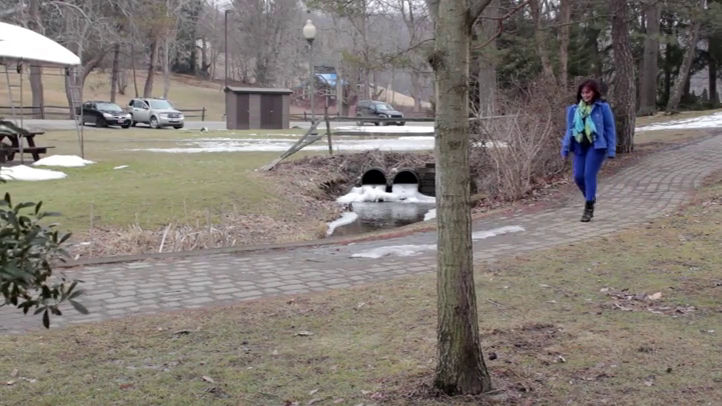
#> input picture frame 29 of Tracking object using particle fitler/walking.mp4, 722 x 406 px
$ jupyter execute tracking_objects.ipynb
#> lines starting #> are read from the running program, lines starting #| are printed output that depends on the picture
Tracking Objects in Video with Particle Filters
===============================================

Import libraries
to locate and track the oerson walking is challenging problem
it was shot with a digital camera pixel values are noisy
camera direction is also constantly changing
and her profile keep changing too as she walks
plus she steps behind a treee

[cell 1]
import numpy as np
import cv2
#PARTICLE FILTERS ARE ALSO A POWERFUL EFFICIENT SOLUTION ROBUTS FOR ROBOTICS AI EVEN FINANCE
# Repeatability
np.random.seed(0)

VFILENAME = "walking.mp4"
HEIGHT = 406
WIDTH = 722

Load video frames from file

[cell 2]
def get_frames(filename):
    video= cv2.VideoCapture(filename) #going to return a video capture object
    while video.isOpened(): #as long as video opened we want to read the frames
        ret,frame= video.read()
        #goign to return like a status flag and the frame as long as the frame is valid
        #python generator to build frames
        if ret :
            yield frame
        else:
            break
    video.release()
    yield None
    return []

Creating a particle cloud

[cell 3]
NUM_PARTICLES=500
#SAME RESULS AS WITH 150 PRETTY IMPRESSIVE
#EFFECTIVE ON MUCH SMALLER COMPUTING DEVICES SMALL DIGITAL CAMERAS
VEL_RANGE = 0.5
def initialize_particles():
    particles=np.random.rand(NUM_PARTICLES,4)
    particles = particles *  np.array((WIDTH,HEIGHT,VEL_RANGE,VEL_RANGE))
    #want the velocitiie to be centered at zero
    #shoft last two columsn down a bit
    particles[:,2:4] -=VEL_RANGE/2.0
    print(particles[:20,:])
    return particles
#may notice that they aren't moving even if they have a velocity
#we aren't updating their posititons according to the velocities yet

Moving particles according to their velocity state

[cell 4]
def apply_velocity(particles):
    particles[:,0]+=particles [:,2]
    particles[:,1]+=particles [:,3]
    return particles

Prevent particles from falling off the edge of the video frame

[cell 5]
def enforce_edges(particles):
    for i in range(NUM_PARTICLES):
        particles[i,0] = max(0, min(WIDTH-1, particles[i,0]))
        particles[i,1] = max(0, min(HEIGHT-1, particles[i,1]))
    return particles
            #X DOESN'T BECOME BEIGGER THAN WIDTH

            #Y SAME THING
            #PARTICLES THA TMOVE AROUND ANF CLEAVER ENOUGH TO NOT MOVE OUT OF THE VIDEO FRMAE
            #TO IMPROVE STATE ESTIMATION WANNA CHECK THE COLOR OF EACH PIXEL SANDING AROUND EACH PARTICLE
            #AND COMPATE IT TO THE TARGET COLOR

Measure each particle's quality

[cell 6]
def compute_errors(particles, frame):
    errors = np.zeros(NUM_PARTICLES)
    TARGET_COLOUR = np.array( (189,105,82) ) # Blue top sleeve pixel colour
#    TARGET_COLOUR = np.array( (148, 73, 49) ) # Blue top sleeve pixel colour
    for i in range(NUM_PARTICLES):
        x = int(particles[i,0])
        y = int(particles[i,1])
        pixel_colour = frame[ y, x, : ]
        errors[i] = np.sum( ( TARGET_COLOUR - pixel_colour )**2 ) # MSE in colour space
    return errors

Assign weights to the particles based on their quality of match

[cell 7]
def compute_weights(errors):
    #INVERT THE ERRORS HIGEHEST ERRORS FOUND  SUBSTRACT OFF THEERRORS ARRAY
    weights =  np.max(errors)-errors
    weights[
        (particles[:,0]==0) |
        (particles[:,0]==WIDTH-1) |
        (particles[:,0]==0) |
        (particles[:,0]==HEIGHT-1)
    ]=0.0
    weights= weights**6
    #POWER FOUR WORKS BETTER BUT NOT GO TOO HIGH OTHERWISE BECORME TOO SENSITIVE TO COLOUR
    #AND  CHNAGE IN BRIGHTNESS MAY EFFECT THE RESULT MORE
    #VELOCITY PARTICLES THAT HAVE A SIMILAR VELOCITY TO THE TARGET MANAGED TO STAY ON TOP OF IT AND GOT RESSAMPELD MUCH MORE OFTNE
    #BY THE TIME WE GET TO TH ETREE PARTICLES ON AVERAGE ARE MOVING LIKE THE TARGET
    #WHAT HEPPENS IF WE TURN OFF THE VELOCITY (COMMENT VELOCITY LINE )
    #AFTER THE TREE IT ODESN(T FELLOW THE TARGET ANYMORE AND IT IS LESS SPREADED IN GENERAL )
    #VELOCITY MAKE THE MODEL MORE ROBUST
    return weights

Resample particles according to their weights

[cell 8]
def resample(particles, weights):
    #IF WE NORMALIZE  WEIGHTS THEM SO THAT THEY SUM TO ONE
    #WE CAN USE THEM AS A PROBABILITY DISTRIBUTION OVER THE PARTICLES
    probabilities= weights/np.sum(weights)
    #BUILD A NEW PARTICLE ARRAY
    #HIGH WEIGHT CHOOSEN MANY TIMES
    #LOW WEIGHT MIGHT NOT BE CHOOSEN AT ALL
    index_numbers=np.random.choice(NUM_PARTICLES,
                                   size=NUM_PARTICLES,
                                   p=probabilities)
    #REBUILD PARTICLE ARRYA BASED ON INDEX LEVELS
    particles = particles[index_numbers,:]
    #SINGLE XY POSITION BEST GUESS OF TARGET POSITION
    x=np.mean(particles[:,0])
    y=np.mean(particles[:,1])
    return particles, (int(x),int(y))

Fuzz the particles

[cell 9]
POS_SIGMA =1.0 #10 GOOD RESULTS EVEN IF THOSE VALEUS
VEL_SIGMA =0.5 #2 GOOD RESULT EVEN WITH THIS VALUE
#GREATE BECAUSE IF OUR MODEL WAS BASED ESPECIALLY TUNED PARAMTERS IT WOULD NOT BE SO MUCH ROBUST TO SET UP
def apply_noise(particles):
    #HOW BIG CAN THE STD BE AND STILL THE PARTICLE FELLOW TARGET ?
    #STANDARD DEVIATION OG THE GAUSSIAN WE USED ARE WHAT CONTROLLS THE AMOUNT OF NOISE
    #ADD GAUSSIAN NOISE TO EACH PARTICLE
    #IF THE TARGET CHANGES IN NEXT FRAME SOME OF THE PARTICLES WOULD HAVE CHANGED IN THE SAME WAY
    #THANKS TO THE VARIATION WITH THE NOISE WE ADDED SO THEY MOVE ALONG WITH THE TARGET
    #MORE COLOUR ERROR FOR THE PARTICLES THAT DIDN T MOVE WITH THE TARGET + WON'T GET RESSAMPLED
    noise = np.concatenate(
     ( np.random.normal(0.0,POS_SIGMA,(NUM_PARTICLES,1)),
       np.random.normal(0.0,POS_SIGMA,(NUM_PARTICLES,1)),
       np.random.normal(0.0,VEL_SIGMA,(NUM_PARTICLES,1)),
       np.random.normal(0.0,VEL_SIGMA,(NUM_PARTICLES,1))
     ),
        axis=1
    )
    particles += noise
    #WE NEED TO MAKE WEIGHTS THEM MORE SENSITIVE TO COLOR DIFFERENCE
    #SQUARE THE WEIGHTS
    return particles

Display the video frames

[cell 10]
#display those video frame  by one
def display(frame, particles, location):
    if len(particles)>0:
        for i in range(NUM_PARTICLES):
            x=int(particles[i,0])
            y=int(particles[i,1])
            cv2.circle(frame,(x,y),1 ,(0,255,0),1)
                #gree, circle small curve thickness = one
    if len(location)>0  :
        cv2.circle(frame,location ,15, (0,0,255),5)


    #display video frame
    cv2.imshow('frame',frame )
    #the first argument is the window and we handled it the video frame
    if cv2.waitKey(30) == 27: #wait for thirty ms to see if user press escape key
        #if they did
        if cv2.waitKey(0) == 27: # zero means wait indefinite amount of time
            return True #to let the program know that the program should be stopped
    return False

Main routine

[cell 11]
particles = initialize_particles()

for frame in get_frames(VFILENAME):
    if frame is None: break

    particles = apply_velocity(particles)
    particles = enforce_edges(particles)
    errors = compute_errors(particles, frame)
#> the loop in compute_errors, `for i in range(NUM_PARTICLES):` made 500 passes
#> pixel_colour on passes 1 to 3: [128, 144, 163], [144, 143, 153], [137, 134, 141]
#> after the loop in compute_errors, `for i in range(NUM_PARTICLES):`: errors = 500 values, max 56785 at index 51, min 464 at index 319, mean 12836.4
    weights = compute_weights(errors)
#> in compute_weights, `weights =  np.max(errors)-errors`: weights = 500 values, max 56321 at index 319, min 0 at index 51, mean 43948.6
#> in compute_weights, `weights= weights**6`: weights = 500 values, max 3.19e+28 at index 319, min 0 at index 51, mean 9.46e+27
    particles, location = resample(particles, weights)
#> in resample, `probabilities= weights/np.sum(weights)`: probabilities = 500 values, max 0.00675 at index 319, min 0 at index 51, mean 0.002
#> in resample, `index_numbers=np.random.choice(NUM_PARTICLES, size=NUM_PARTICLES, p=pr..`: index_numbers = 500 values, max 495 at index 250, min 0 at index 32, mean 250.1
#> in resample, `particles = particles[index_numbers,:]`: particles = 500 rows, first 6: [663.5, 167.3, -0.0974, 0.222], [346.8, 212.2, 0.177, 0.195], [102.5, 128.7, 0.0634, 0.114], [241, 375, 0.181, -0.226], [70.97, 325.4, -0.229, 0.158], [705, 361.4, 0.132, 0.0991]
#> in resample, `x=np.mean(particles[:,0])`: x = 371.4
#> in resample, `y=np.mean(particles[:,1])`: y = 206.8
#> location = (371, 206)
    particles = apply_noise(particles)
#> in apply_noise, `particles += noise`: particles = 500 rows, first 6: [663.1, 166, 0.314, -0.633], [347.4, 212.5, 0.0702, 1.01], [103.1, 128.2, -0.559, 0.313], [242.3, 373, -0.404, -0.107], [70.5, 325, 0.0665, 0.646], [704.1, 360.3, -0.106, -0.566]
    terminate = display(frame, particles, location)
#> the loop in display, `for i in range(NUM_PARTICLES):` made 500 passes
#> (x, y) on passes 1 to 3: (663, 165), (347, 212), (103, 128)
#> in display, `cv2.circle(frame,location ,15, (0,0,255),5)`:
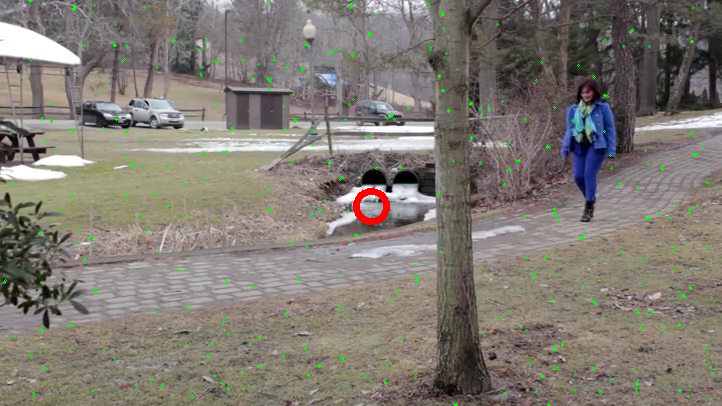
#> frame: shape (406, 722, 3); mean B, G, R 115.4, 122.8, 128.8
#> (key Esc is pressed here)
#> (key Esc is pressed here)
#> terminate = True
    if terminate:
        break
cv2.destroyAllWindows()


$ run again, starting later in the video
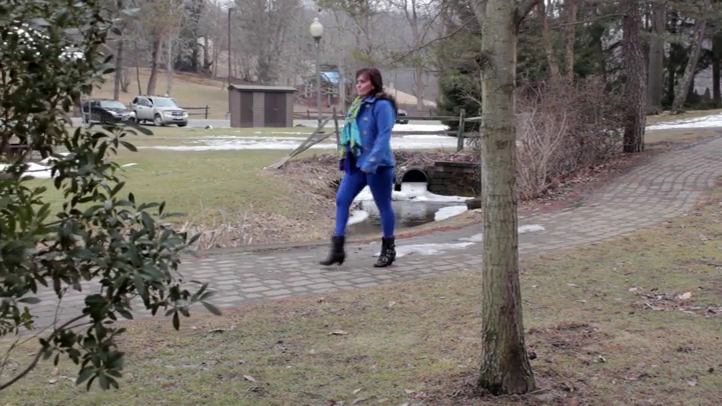
#> input picture frame 134 of Tracking object using particle fitler/walking.mp4, 722 x 406 px
#> the loop in compute_errors, `for i in range(NUM_PARTICLES):` made 500 passes
#> pixel_colour on passes 1 to 3: [135, 145, 162], [147, 144, 151], [138, 134, 144]
#> after the loop in compute_errors, `for i in range(NUM_PARTICLES):`: errors = 500 values, max 45042 at index 12, min 1077 at index 130, mean 13526.7
#> in compute_weights, `weights =  np.max(errors)-errors`: weights = 500 values, max 43965 at index 130, min 0 at index 12, mean 31515.3
#> in compute_weights, `weights= weights**6`: weights = 500 values, max 7.22e+27 at index 130, min 0 at index 12, mean 1.62e+27
#> probabilities = 500 values, max 0.00893 at index 130, min 0 at index 12, mean 0.002
#> index_numbers = 500 values, max 496 at index 250, min 0 at index 32, mean 245.7
#> in resample, `particles = particles[index_numbers,:]`: particles = 500 rows, first 6: [649, 238, 0.0441, -0.233], [400.6, 335.5, 0.113, -0.231], [162.1, 387, 0.0412, -0.196], [241, 375, 0.181, -0.226], [228.4, 335.7, -0.198, 0.067], [371.5, 149.3, -0.0217, -0.0813]
#> in resample, `x=np.mean(particles[:,0])`: x = 377.9
#> in resample, `y=np.mean(particles[:,1])`: y = 209.6
#> `particles, location = resample(particles, weights)`: location = (377, 209)
#> in apply_noise, `particles += noise`: particles = 500 rows, first 6: [648.6, 236.6, 0.455, -1.09], [401.1, 335.8, 0.00618, 0.584], [162.7, 386.5, -0.582, 0.00274], [242.3, 373, -0.404, -0.107], [227.9, 335.4, 0.0979, 0.555], [370.6, 148.2, -0.26, -0.746]
#> the loop in display, `for i in range(NUM_PARTICLES):` made 500 passes
#> (x, y) on passes 1 to 3: (648, 236), (401, 335), (162, 386)
#> in display, `cv2.circle(frame,location ,15, (0,0,255),5)`:
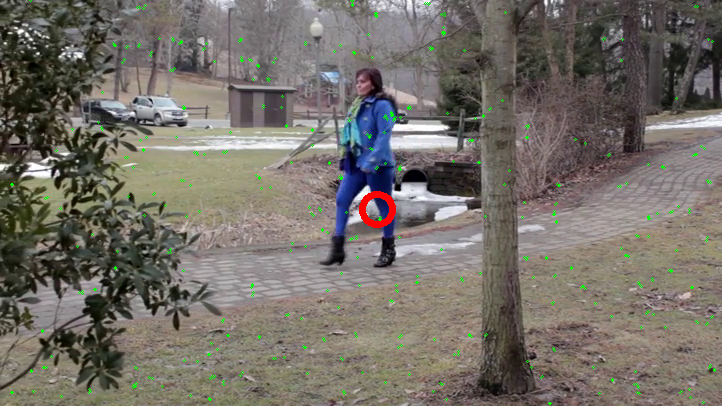
#> frame: shape (406, 722, 3); mean B, G, R 104.2, 111.7, 116.6
#> terminate = True

$ run again, starting later in the video
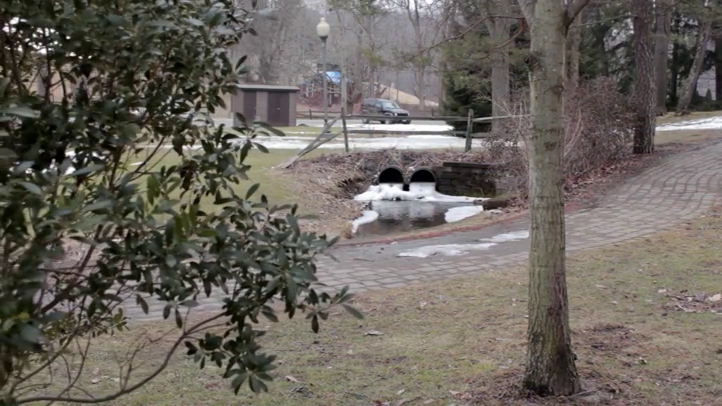
#> input picture frame 239 of Tracking object using particle fitler/walking.mp4, 722 x 406 px
#> the loop in compute_errors, `for i in range(NUM_PARTICLES):` made 500 passes
#> pixel_colour on passes 1 to 3: [125, 142, 158], [51, 59, 58], [145, 140, 152]
#> after the loop in compute_errors, `for i in range(NUM_PARTICLES):`: errors = 500 values, max 53854 at index 442, min 5530 at index 130, mean 15844.4
#> in compute_weights, `weights =  np.max(errors)-errors`: weights = 500 values, max 48324 at index 130, min 0 at index 442, mean 38009.6
#> in compute_weights, `weights= weights**6`: weights = 500 values, max 1.27e+28 at index 130, min 0 at index 397, mean 5.38e+27
#> probabilities = 500 values, max 0.00474 at index 130, min 0 at index 397, mean 0.002
#> index_numbers = 500 values, max 497 at index 250, min 0 at index 32, mean 249.2
#> in resample, `particles = particles[index_numbers,:]`: particles = 500 rows, first 6: [663.5, 167.3, -0.0974, 0.222], [240.5, 40.65, -0.0122, 0.16], [353.4, 99.06, 0.0443, 0.127], [534.4, 276.4, 0.0612, 0.105], [143.8, 149.3, 0.103, 0.0748], [426.7, 267.9, -0.0514, 0.25]
#> in resample, `x=np.mean(particles[:,0])`: x = 426.6
#> in resample, `y=np.mean(particles[:,1])`: y = 225.1
#> `particles, location = resample(particles, weights)`: location = (426, 225)
#> in apply_noise, `particles += noise`: particles = 500 rows, first 6: [663.1, 166, 0.314, -0.633], [241, 40.96, -0.119, 0.975], [354.1, 98.55, -0.579, 0.326], [535.7, 274.4, -0.524, 0.224], [143.3, 148.9, 0.399, 0.562], [425.8, 266.8, -0.289, -0.415]
#> the loop in display, `for i in range(NUM_PARTICLES):` made 500 passes
#> (x, y) on passes 1 to 3: (663, 165), (241, 40), (354, 98)
#> in display, `cv2.circle(frame,location ,15, (0,0,255),5)`:
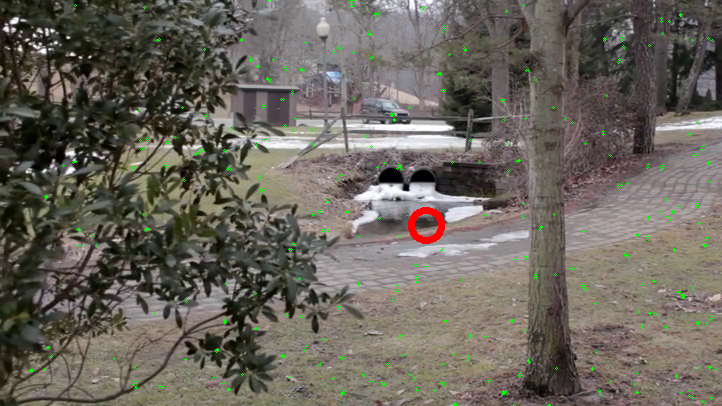
#> frame: shape (406, 722, 3); mean B, G, R 93.3, 101.6, 106.5
#> terminate = True
